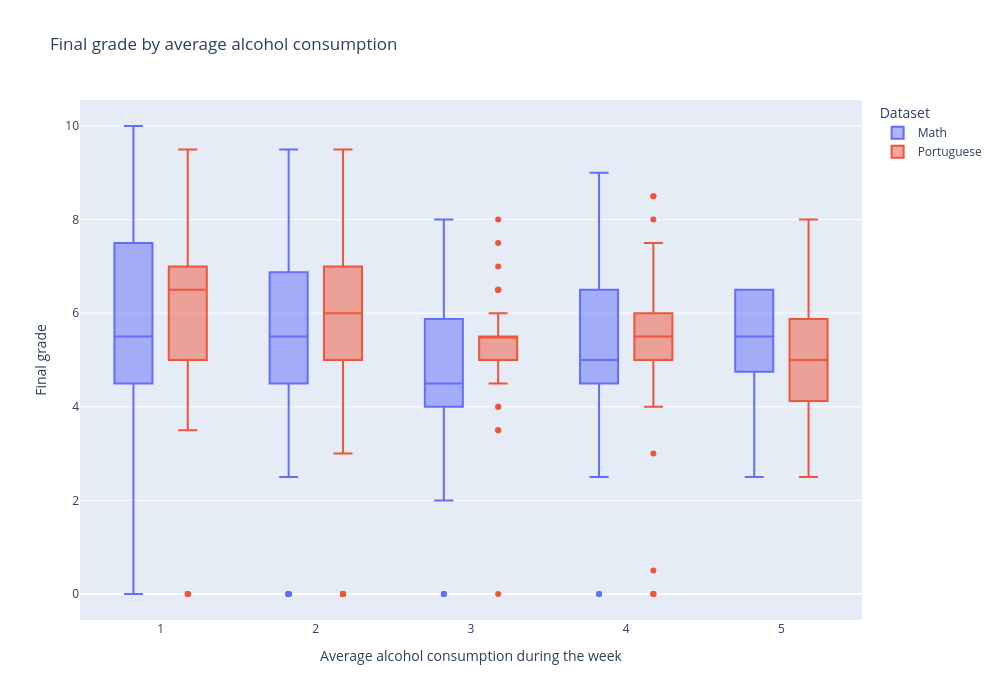

The cell this chart's notebook holds for it:
### Markdown cell above
## Alcohol consumption and final grades

### Code cell
#| class: col-page-right

%run plots/alcohol_consumption_plot.ipynb

### Figure 1 — Plotly figure (JSON) as saved in the notebook; plotly's stock layout.template omitted (floating-point values rounded to 4 significant figures; data arrays with more than 128 entries replaced by an {"elided": "..."} marker saying what was removed)
{"data": [{"alignmentgroup": "True", "hovertemplate": "Dataset=Math<br>Average alcohol consumption during the week=%{x}<br>Final grade=%{y}<extra></extra>", "legendgroup": "Math", "marker": {"color": "#636efa"}, "name": "Math", "notched": false, "offsetgroup": "Math", "orientation": "v", "showlegend": true, "type": "box", "x": {"elided": "395 float values"}, "x0": " ", "xaxis": "x", "y": {"elided": "395 float values"}, "y0": " ", "yaxis": "y"}, {"alignmentgroup": "True", "hovertemplate": "Dataset=Portuguese<br>Average alcohol consumption during the week=%{x}<br>Final grade=%{y}<extra></extra>", "legendgroup": "Portuguese", "marker": {"color": "#EF553B"}, "name": "Portuguese", "notched": false, "offsetgroup": "Portuguese", "orientation": "v", "showlegend": true, "type": "box", "x": {"elided": "649 float values"}, "x0": " ", "xaxis": "x", "y": {"elided": "649 float values"}, "y0": " ", "yaxis": "y"}], "layout": {"boxmode": "group", "height": 700, "legend": {"title": {"text": "Dataset"}, "tracegroupgap": 0}, "title": {"text": "Final grade by average alcohol consumption"}, "width": 1000, "xaxis": {"anchor": "y", "domain": [0, 1], "title": {"text": "Average alcohol consumption during the week"}}, "yaxis": {"anchor": "x", "domain": [0, 1], "title": {"text": "Final grade"}}}}
